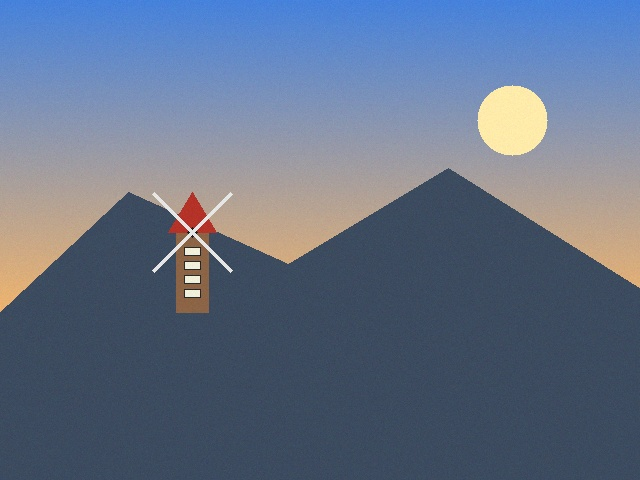
#> input picture dataset/authentic/authentic_landscape.jpg, 640 x 480 px; its folder holds 3 pictures in this run
$ python evaluate.py   (older library calls are emulated)
#> lines starting #> are read from the running program, lines starting #| are printed output that depends on the picture
#> (reads dataset/ground_truth.json from the repository)
### src/utils.py
"""
Image Forensic Analyzer - Utility Functions
Provides helper utilities for image I/O, format conversion,
image validation, forensic metric aggregation, and result visualization.
"""

import os
import io
import cv2
import numpy as np
from PIL import Image, ImageOps, ImageFile

# Allow loading slightly damaged/truncated images common from web scrapers and social media
ImageFile.LOAD_TRUNCATED_IMAGES = True

# Allowed forensic image formats
SUPPORTED_EXTENSIONS = {"jpg", "jpeg", "png", "webp", "bmp", "tiff", "tif"}
SUPPORTED_FORMATS = {"JPEG", "PNG", "WEBP", "BMP", "TIFF"}


# [60 lines left out: function validate_image, not called in this run]


def load_image_rgb(image_path_or_file):
    """
    Loads an image from a file path, Streamlit UploadedFile, BytesIO, bytes,
    or PIL Image, and returns:
    1. A PIL Image in RGB format
    2. A NumPy array in RGB format (uint8)

    Features:
    - Automatically handles EXIF orientation rotation.
    - Accurately converts transparency (RGBA, LA, P with alpha) using white background compositing.
    - Supports JPG, JPEG, PNG, WEBP, BMP, and TIFF formats.
    - Rewinds file pointers so caller buffers are never exhausted.
    """
    pil_img = None
    stream_to_rewind = None

    if isinstance(image_path_or_file, str):
        if not os.path.exists(image_path_or_file):
            raise FileNotFoundError(f"Image not found at: {image_path_or_file}")
        pil_img = Image.open(image_path_or_file)
#> pil_img is the input picture: PIL image 640x480 RGB; mean R, G, B 97.6, 111.6, 134.9

    elif isinstance(image_path_or_file, Image.Image):
        pil_img = image_path_or_file.copy()

    elif isinstance(image_path_or_file, np.ndarray):
        if image_path_or_file.ndim == 2:
            pil_img = Image.fromarray(image_path_or_file).convert("RGB")
        elif image_path_or_file.ndim == 3:
            if image_path_or_file.shape[2] == 4:
                pil_img = Image.fromarray(image_path_or_file, mode="RGBA")
            else:
                pil_img = Image.fromarray(image_path_or_file, mode="RGB")
        else:
            raise ValueError(f"Unsupported array shape: {image_path_or_file.shape}")

    elif isinstance(image_path_or_file, (bytes, bytearray)):
        pil_img = Image.open(io.BytesIO(image_path_or_file))

    elif hasattr(image_path_or_file, "read"):
        # Streamlit UploadedFile or io.BytesIO
        stream_to_rewind = image_path_or_file
        if hasattr(stream_to_rewind, "seek"):
            stream_to_rewind.seek(0)
        # Read into BytesIO to avoid underlying socket/stream lock issues
        data = stream_to_rewind.read()
        pil_img = Image.open(io.BytesIO(data))
        if hasattr(stream_to_rewind, "seek"):
            stream_to_rewind.seek(0)

    else:
        raise TypeError(f"Unsupported image input type: {type(image_path_or_file)}")

    # Force decoding of image pixel buffer into RAM to catch file truncation errors early
    pil_img.load()

    # Handle EXIF auto-rotation
    try:
        transposed = ImageOps.exif_transpose(pil_img)
        if transposed is not None:
            pil_img = transposed
    except Exception:
        pass

    # Handle Alpha channel & Color Modes cleanly
    # For transparent images (PNG, WebP with alpha), composite over white background
    if pil_img.mode in ("RGBA", "LA") or (pil_img.mode == "P" and "transparency" in pil_img.info):
        rgba_img = pil_img.convert("RGBA")
        background = Image.new("RGBA", rgba_img.size, (255, 255, 255, 255))
        alpha_composite = Image.alpha_composite(background, rgba_img)
        pil_img = alpha_composite.convert("RGB")
    elif pil_img.mode != "RGB":
        pil_img = pil_img.convert("RGB")

    # Generate standard NumPy RGB array
    np_img = np.array(pil_img, dtype=np.uint8)

    # Guarantee (H, W, 3)
    if np_img.ndim == 2:
        np_img = cv2.cvtColor(np_img, cv2.COLOR_GRAY2RGB)
    elif np_img.ndim == 3 and np_img.shape[2] == 4:
        np_img = cv2.cvtColor(np_img, cv2.COLOR_RGBA2RGB)

    return pil_img, np_img


# [86 lines left out: functions pil_to_cv2, cv2_to_pil, compute_image_statistics, create_heatmap_overlay, not called in this run]


def calculate_overall_verdict(ela_score, copy_move_matches, noise_score, exif_suspicious):
    """
    Multi-Modal Forensic Decision Fusion:
    In digital forensics, different tampering attacks (copy-move, splicing, retouching)
    trigger different specialized indicators:

    1. Copy-Move: Triggers keypoint duplicate matches and spatial clusters.
    2. Splicing / Noise: Triggers high-frequency noise variance discrepancy across blocks.
    3. Compression/Retouching: Triggers ELA anomaly and compression discrepancy patterns.
    4. EXIF: Detects editing software footprints (Photoshop/GIMP). EXIF metadata serves
       as supporting evidence, not the primary score.

    The ensemble evaluates the maximum indicator score and adds corroboration bonuses
    when multiple forensic techniques identify concurrent anomalies.
    The resulting score is a rule-based forensic risk/suspicion score, not a calibrated
    statistical probability or confidence ratio.
    """
    # 1. Copy-Move normalized score (0 - 100)
    if copy_move_matches >= 8:
        cm_score = min(98.0, 75.0 + (copy_move_matches * 1.5))
    elif copy_move_matches >= 3:
        cm_score = 55.0 + (copy_move_matches * 5.0)
    elif copy_move_matches >= 1:
        cm_score = 25.0
    else:
        cm_score = 5.0

    # 2. Splicing / Noise normalized score (0 - 100)
    # The noise_score parameter is the noise inconsistency score (0 - 100),
    # where an authentic baseline image typically exhibits low inconsistency (< 35.0).
    if noise_score >= 50.0:
        splice_score = min(98.0, float(noise_score))
    elif noise_score >= 35.0:
        splice_score = 50.0 + (float(noise_score) - 35.0) * 1.5
    else:
        splice_score = (float(noise_score) / 35.0) * 20.0

    # 3. ELA normalized score (0 - 100)
    # Normal authentic JPEG ELA score is typically < 10.0
    if ela_score >= 25.0:
        ela_norm = min(95.0, 60.0 + (float(ela_score) - 25.0) * 1.5)
    elif ela_score >= 12.0:
        ela_norm = 40.0 + (float(ela_score) - 12.0) * 1.5
    else:
        ela_norm = (float(ela_score) / 12.0) * 20.0

    # 4. EXIF bonus (EXIF metadata provides supporting evidence, not primary score)
    exif_score = 75.0 if exif_suspicious else 0.0

    # Primary indicator dominance
    primary_scores = [cm_score, splice_score, ela_norm]
    max_primary = max(primary_scores)

    # Corroboration: count how many forensic tests detect anomalies
    anomalous_tests = sum(1 for s in primary_scores if s >= 50.0)
    if exif_suspicious:
        anomalous_tests += 1

    corroboration_bonus = max(0.0, (anomalous_tests - 1) * 8.0)
    overall_confidence = min(99.0, max_primary + corroboration_bonus)

    # Classification logic
    if overall_confidence >= 65.0:
        verdict = "HIGH FORENSIC RISK / POTENTIAL TAMPERING"
        risk_level = "HIGH"
        status_color = "#4F46E5"  # Electric Indigo (non-red alert)
        if cm_score >= 60.0 and cm_score == max_primary:
            primary_technique = "Copy-Move Cloned Duplication"
        elif splice_score >= 50.0 and splice_score == max_primary:
            primary_technique = "Potential Noise Inconsistency / Splicing"
        else:
            primary_technique = "Compression / Error Level Anomaly"
    elif overall_confidence >= 40.0:
        verdict = "SUSPICIOUS / POSSIBLE EDITING"
        risk_level = "MODERATE"
        status_color = "#FB8C00"  # Orange
        primary_technique = "Subtle Discrepancy Detected"
    else:
        verdict = "NO SIGNIFICANT FORENSIC INDICATORS"
        risk_level = "LOW"
        status_color = "#43A047"  # Green
        primary_technique = "Uniform Baseline (Consistent)"

    return {
        "verdict": verdict,
        "risk_level": risk_level,
        "forensic_risk_score": round(float(overall_confidence), 1),
        "status_color": status_color,
        "primary_technique": primary_technique,
        "breakdown": {
            "ela_score": round(float(ela_score), 2),
            "copy_move_matches": int(copy_move_matches),
            "noise_inconsistency": round(float(noise_score), 2),
            "exif_suspicious": bool(exif_suspicious)
        }
    }

### src/ela.py
"""
Image Forensic Analyzer - Error Level Analysis (ELA) Module
------------------------------------------------------------
Theoretical Foundation:
JPEG compression divides an image into 8x8 pixel blocks and applies the Discrete
Cosine Transform (DCT) followed by quantization. Each re-compression at a specific
quality factor causes loss of high-frequency components until an error equilibrium
is achieved across the entire image.

If an image is modified (e.g. an object is pasted from another source, or a portion
is digitally retouched):
1. The untouched background will show lower error because it has already reached
   compression equilibrium.
2. The newly introduced or modified areas will show significantly higher or lower
   error levels because they have not undergone identical quantization cycles.

ELA works by:
1. Re-saving the input image at a known JPEG quality (typically 90% or 95%).
2. Computing the absolute pixel-wise difference: |Original - Resaved|.
3. Amplifying the difference using an enhancement scale factor (e.g., 10x-20x)
   so subtle discrepancies are visible to human and algorithmic inspectors.
"""

import io
import cv2
import numpy as np
from PIL import Image, ImageChops, ImageEnhance


def perform_ela(image_input, quality=90, scale_factor=15):
    """
    Performs Error Level Analysis on the provided image.

    Args:
        image_input: File path (str), PIL.Image, NumPy array (RGB/RGBA/Grayscale),
                     or file-like buffer (UploadedFile, BytesIO).
        quality (int): Re-compression JPEG quality (typically 90-95).
        scale_factor (int or str): Multiplier to amplify subtle error differences.

    Returns:
        dict: A comprehensive dictionary containing:
            - 'ela_image_pil': Enhanced ELA PIL Image
            - 'ela_image_np': Enhanced ELA NumPy array (RGB)
            - 'diff_gray': 2D grayscale array of raw difference
            - 'heatmap_rgb': Colorized heatmap highlighting suspicious zones
            - 'mean_error': Average error per pixel
            - 'max_error': Maximum pixel error
            - 'std_error': Standard deviation of the error distribution
            - 'high_error_ratio': Percentage of pixels exhibiting high anomaly
            - 'ela_tampering_score': Normalized tampering index (0 to 100)
    """
#> called with quality = 90, scale_factor = 15
    stream_to_rewind = None

    # Step 1: Normalize input to a clean PIL Image in RGB format
    if isinstance(image_input, str):
        original_pil = Image.open(image_input)
    elif isinstance(image_input, np.ndarray):
        if image_input.ndim == 2:
            original_pil = Image.fromarray(image_input).convert("RGB")
        elif image_input.shape[2] == 4:
            original_pil = Image.fromarray(image_input, mode="RGBA")
        else:
            original_pil = Image.fromarray(image_input, mode="RGB")
    elif isinstance(image_input, Image.Image):
        original_pil = image_input.copy()
    elif isinstance(image_input, (bytes, bytearray)):
        original_pil = Image.open(io.BytesIO(image_input))
    elif hasattr(image_input, "read"):
        stream_to_rewind = image_input
        if hasattr(stream_to_rewind, "seek"):
            stream_to_rewind.seek(0)
        data = stream_to_rewind.read()
        original_pil = Image.open(io.BytesIO(data))
        if hasattr(stream_to_rewind, "seek"):
            stream_to_rewind.seek(0)
    else:
        raise TypeError(f"Unsupported image input type for ELA: {type(image_input)}")

    # Handle transparent images cleanly before JPEG compression (which does not support alpha)
    if original_pil.mode in ("RGBA", "LA") or (original_pil.mode == "P" and "transparency" in original_pil.info):
        rgba_img = original_pil.convert("RGBA")
        background = Image.new("RGBA", rgba_img.size, (255, 255, 255, 255))
        original_pil = Image.alpha_composite(background, rgba_img).convert("RGB")
    elif original_pil.mode != "RGB":
        original_pil = original_pil.convert("RGB")

    # Step 2: Re-save image in memory at the specified JPEG quality factor
    buffer = io.BytesIO()
    original_pil.save(buffer, format="JPEG", quality=quality)
    buffer.seek(0)
    resaved_pil = Image.open(buffer).convert("RGB")

    # Step 3: Compute absolute difference between original and resaved image
    diff_pil = ImageChops.difference(original_pil, resaved_pil)

    # Step 4: Calculate extrema and dynamic error metrics
    extrema = diff_pil.getextrema()
#> extrema = ((0, 29), (0, 21), (0, 30))
    # Find the maximum difference across all three RGB channels
    max_diff = max([ex[1] for ex in extrema]) if extrema else 1
#> max_diff = 30
    if max_diff == 0:
        max_diff = 1  # Guard against division by zero

    # Dynamic scaling factor calculation:
    if scale_factor is None or scale_factor == "auto":
        scale = int(255.0 / max_diff)
    else:
        scale = int(scale_factor)

    # Step 5: Amplify the difference image for human visualization
    enhanced_pil = ImageEnhance.Brightness(diff_pil).enhance(scale)
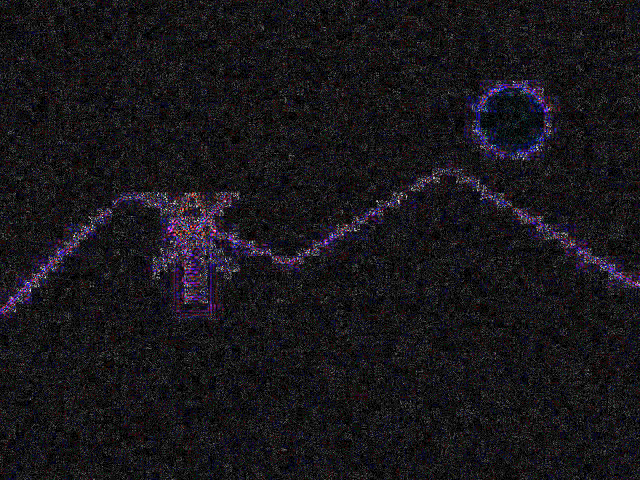
#> enhanced_pil: PIL image 640x480 RGB; mean R, G, B 24, 22, 26
    ela_np = np.array(enhanced_pil, dtype=np.uint8)

    # Step 6: Convert raw difference to grayscale for quantitative analysis
    diff_np = np.array(diff_pil, dtype=np.float32)
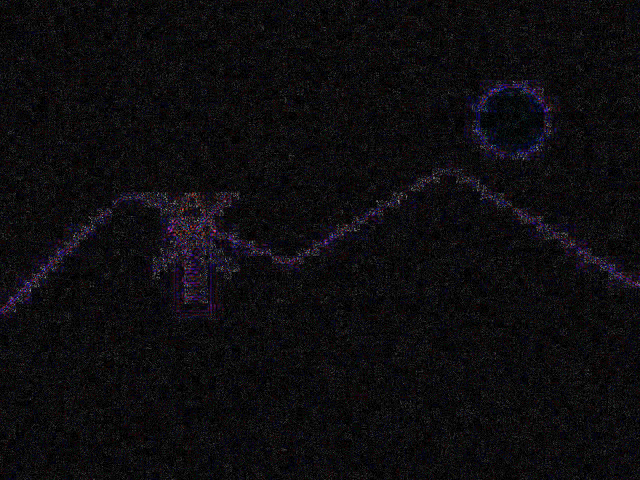
#> diff_np: shape (480, 640, 3) float32; mean R, G, B 1.6, 1.5, 1.7; drawn with min black and max white
    # Euclidean norm across RGB channels to get true intensity difference
    diff_gray = np.sqrt(np.mean(diff_np ** 2, axis=2)).astype(np.uint8)
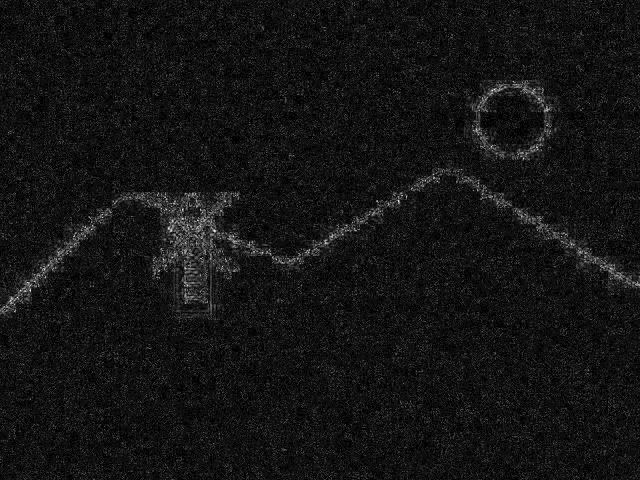
#> diff_gray: shape (480, 640); min 0, max 19, mean 1.51; drawn with min black and max white

    # Step 7: Statistical Feature Extraction
    mean_err = float(np.mean(diff_gray))
#> mean_err = 1.51
    std_err = float(np.std(diff_gray))
#> std_err = 1.38
#> (the rest of the program and of its run is left out)
